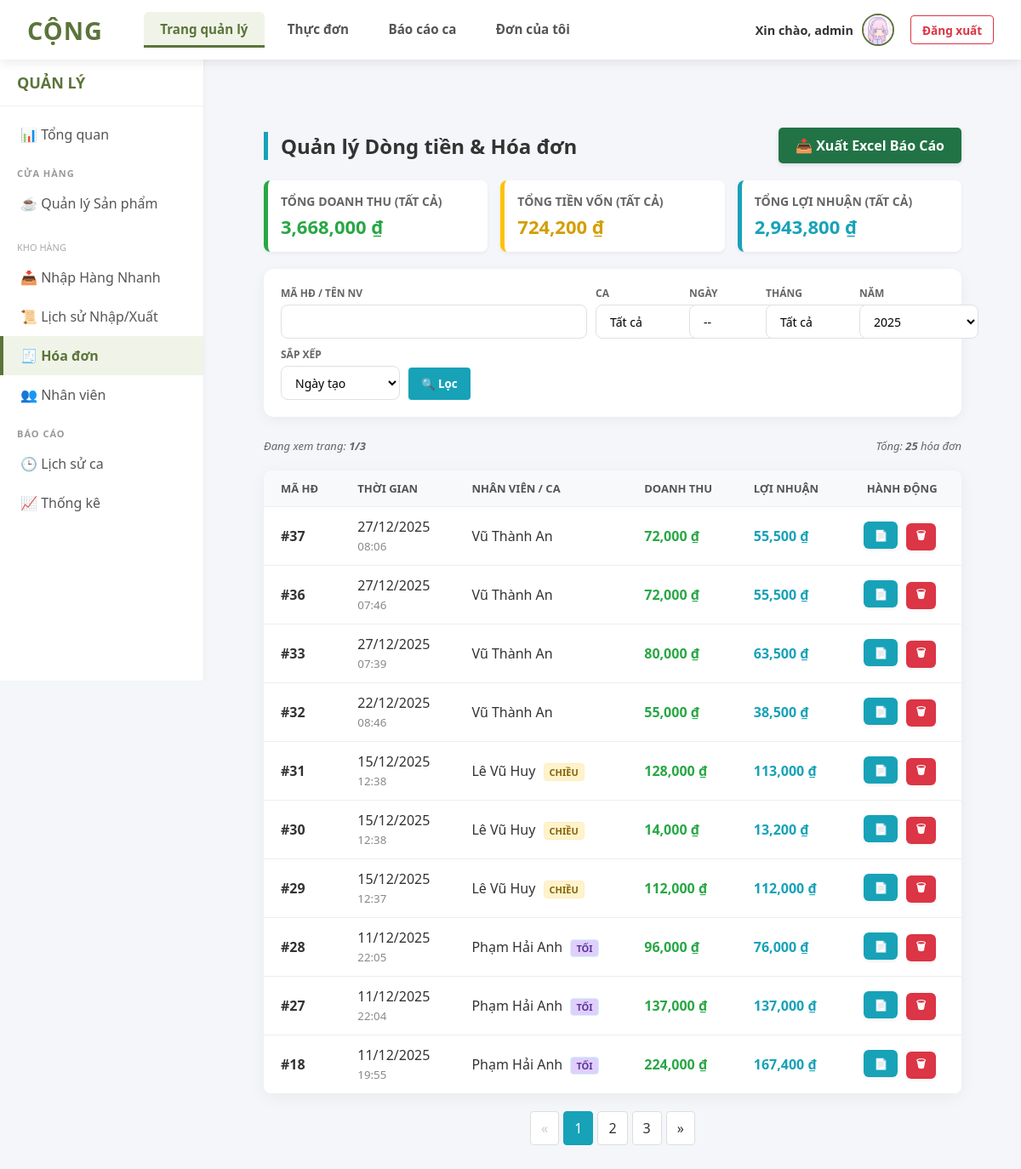
Screenshot of /admin/order_list.php (signed in) with the database file from the repository.
### tables this page shows
CREATE TABLE `users` (
  `id` int(11) NOT NULL,
  `username` varchar(100) NOT NULL,
  `password` varchar(255) NOT NULL COMMENT 'Lưu mật khẩu đã hash',
  `full_name` varchar(255) DEFAULT NULL,
  `role` enum('admin','staff') NOT NULL DEFAULT 'staff',
  `security_code` varchar(50) DEFAULT NULL,
  `shift` varchar(20) DEFAULT 'full',
  `gender` varchar(10) DEFAULT 'Khác',
  `birth_year` int(11) DEFAULT 2000,
  `phone` varchar(20) DEFAULT '',
  `address` text DEFAULT '',
  `avatar` varchar(255) DEFAULT 'default_user.png'
);

CREATE TABLE `orders` (
  `id` int(11) NOT NULL,
  `user_id` int(11) NOT NULL COMMENT 'Nhân viên tạo đơn',
  `order_date` datetime NOT NULL DEFAULT current_timestamp(),
  `total_amount` int(11) NOT NULL,
  `total_cost` decimal(15,0) NOT NULL DEFAULT 0,
  `status` enum('pending','paid','cancelled') NOT NULL DEFAULT 'pending'
);

### admin/order_list.php (the view, shortened to what this page needs)
<?php
require '../includes/header.php';
require '../includes/admin_sidebar.php';
echo '<div class="main-with-sidebar">';
echo '<div class="admin-wrapper" style="margin: 0; max-width: none; flex: 1;">';
$limit = 10;
$page = isset($_GET['page']) && is_numeric($_GET['page']) ? (int)$_GET['page'] : 1;
$offset = ($page - 1) * $limit;
$search = "";
$filter_year  = date('Y');
$sort_by = "orders.order_date";
$order_dir = "DESC";
$where_clause = " WHERE 1=1";
if (!empty($filter_year))  $where_clause .= " AND YEAR(orders.order_date) = '$filter_year'";
$sql_count = "SELECT COUNT(DISTINCT orders.id) as total
              FROM orders
              JOIN users ON orders.user_id = users.id
              $where_clause";
$result_count = mysqli_query($conn, $sql_count);
$row_count = mysqli_fetch_assoc($result_count);
$total_records = $row_count['total'];
$total_pages = ceil($total_records / $limit);
$sql_sum_all = "SELECT
                    SUM(temp_table.total_amount) as grand_revenue,
                    SUM(temp_table.calculated_cost) as grand_cost
                FROM (
                    SELECT
                        orders.total_amount,
                        COALESCE(SUM(order_details.quantity * products.original_price), 0) as calculated_cost
                    FROM orders
                    JOIN users ON orders.user_id = users.id
                    LEFT JOIN order_details ON orders.id = order_details.order_id
                    LEFT JOIN products ON order_details.product_id = products.id
                    $where_clause
                    GROUP BY orders.id
                ) as temp_table";
$result_sum_all = mysqli_query($conn, $sql_sum_all);
$row_sum_all = mysqli_fetch_assoc($result_sum_all);
$sum_revenue = $row_sum_all['grand_revenue'] ?? 0;
$sum_cost    = $row_sum_all['grand_cost'] ?? 0;
$sum_profit  = $sum_revenue - $sum_cost;
$sql = "SELECT
            orders.id,
            orders.order_date,
            orders.total_amount,
            users.full_name,
            users.shift,
            COALESCE(SUM(order_details.quantity * products.original_price), 0) as calculated_cost
        FROM orders
        JOIN users ON orders.user_id = users.id
        LEFT JOIN order_details ON orders.id = order_details.order_id
        LEFT JOIN products ON order_details.product_id = products.id
        $where_clause";
$sql .= " GROUP BY orders.id";
$sql .= " ORDER BY $sort_by $order_dir";
$sql .= " LIMIT $offset, $limit";
$result = mysqli_query($conn, $sql);
$data_rows = [];
if ($result) {
    while ($row = mysqli_fetch_assoc($result)) {
        $revenue = $row['total_amount'];
        $cost    = $row['calculated_cost'];
        $profit  = $revenue - $cost;
        $row['profit'] = $profit;
        $row['cost']   = $cost;
        $data_rows[] = $row;
    }
}
?>
    <div style="display: flex; justify-content: space-between; align-items: center; margin-bottom: 20px;">
        <h2 class="title-order" style="margin: 0;">Quản lý Dòng tiền & Hóa đơn</h2>
        <a href="../excel/export_orders_list_excel.php?<?php echo http_build_query($_GET); ?>" target="_blank"
        style="background: #217346; color: white; padding: 10px 20px; text-decoration: none; border-radius: 5px; font-weight: bold; display: flex; align-items: center; gap: 5px; box-shadow: 0 2px 5px rgba(0,0,0,0.1);">
            📥 Xuất Excel Báo Cáo
        </a>
    </div>
    <div class="dashboard-stats">
        <div class="stat-card card-revenue">
            <h4>Tổng Doanh thu (Tất cả)</h4>
            <div class="value"><?php echo number_format($sum_revenue); ?> ₫</div>
        </div>
        <div class="stat-card card-cost">
            <h4>Tổng Tiền Vốn (Tất cả)</h4>
            <div class="value"><?php echo number_format($sum_cost); ?> ₫</div>
        </div>
        <div class="stat-card card-profit">
            <h4>Tổng Lợi Nhuận (Tất cả)</h4>
            <div class="value"><?php echo number_format($sum_profit); ?> ₫</div>
        </div>
    </div>
    <div class="filter-card">
       <form method="GET" action="" class="filter-row" style="flex-wrap: wrap; gap: 10px;">
           <div class="filter-group" style="flex: 1 1 200px;">
                <label>Mã HĐ / Tên NV</label>
                <input type="text" name="search" class="form-control" value="<?php echo htmlspecialchars($search); ?>">
            </div>
            <div class="filter-group" style="width: 100px;">
                <label>Ca</label>
                <select name="shift" class="form-control">
                    <option value="all">Tất cả</option>
                </select>
            </div>
            <div class="filter-group" style="width: 80px;">
                <label>Ngày</label>
                <select name="day" class="form-control">
                    <option value="">--</option>
                </select>
            </div>
            <div class="filter-group" style="width: 100px;">
                <label>Tháng</label>
                <select name="month" class="form-control">
                    <option value="">Tất cả</option>
                </select>
            </div>
            <div class="filter-group" style="width: 100px;">
                <label>Năm</label>
                <select name="year" class="form-control">
                    <?php $c=date('Y'); for($y=$c; $y>=$c-5; $y--): ?><option value="<?php echo $y; ?>" <?php if($filter_year == $y) echo 'selected'; ?>><?php echo $y; ?></option><?php endfor; ?>
                </select>
            </div>
            <div class="filter-group" style="width: 140px;">
                <label>Sắp xếp</label>
                <select name="sort_by" class="form-control">
                    <option value="date" <?php if($sort_by == 'orders.order_date') echo 'selected'; ?>>Ngày tạo</option>
                </select>
            </div>
            <div class="filter-group action-group" style="display: flex; align-items: flex-end;">
                <button type="submit" class="btn-filter">🔍 Lọc</button>
            </div>
       </form>
    </div>
    <div style="margin-bottom: 15px; font-size: 13px; color: #666; font-style: italic; display:flex; justify-content:space-between;">
        <span>Đang xem trang: <strong><?php echo $page; ?>/<?php echo $total_pages; ?></strong></span>
        <span>Tổng: <strong><?php echo $total_records; ?></strong> hóa đơn</span>
    </div>
    <?php if (!empty($data_rows)): ?>
        <table>
            <thead>
                <tr>
                    <th>Mã HĐ</th>
                    <th>Thời gian</th>
                    <th>Nhân viên / Ca</th>
                    <th>Doanh thu</th>
                    <th>Lợi nhuận</th>
                    <th style="text-align: center;">Hành động</th>
                </tr>
            </thead>
            <tbody>
                <?php foreach ($data_rows as $row): ?>
                <tr>
                    <td><strong>#<?php echo $row['id']; ?></strong></td>
                    <td>
                        <?php echo date('d/m/Y', strtotime($row['order_date'])); ?><br>
                        <small style="color:#888"><?php echo date('H:i', strtotime($row['order_date'])); ?></small>
                    </td>
                    <td>
                        <?php echo htmlspecialchars($row['full_name']); ?>
                        <?php
                            if($row['shift'] == 'sang') echo '<span class="shift-badge shift-sang">Sáng</span>';
                            elseif($row['shift'] == 'chieu') echo '<span class="shift-badge shift-chieu">Chiều</span>';
                            elseif($row['shift'] == 'toi') echo '<span class="shift-badge shift-toi">Tối</span>';
                        ?>
                    </td>
                    <td style="color: #28a745; font-weight: bold;"><?php echo number_format($row['total_amount']); ?> ₫</td>
                    <td style="color: #17A2B8; font-weight: bold;"><?php echo number_format($row['profit']); ?> ₫</td>
                    <td style="text-align: center;">
                        <a href="order_details.php?id=<?php echo $row['id']; ?>" class="btn-action btn-view">📄</a>
                        <a href="order_delete.php?id=<?php echo $row['id']; ?>" onclick="confirmDeleteOrder(event, this.href, '<?php echo $row['id']; ?>')" class="btn-action btn-delete">🗑</a>
                    </td>
                </tr>
                <?php endforeach; ?>
            </tbody>
        </table>
        <?php if ($total_pages > 1): ?>
        <div class="pagination">
            <?php
            function get_url($p) {
                $params = $_GET;
                $params['page'] = $p;
                return '?' . http_build_query($params);
            }
            ?>
            <?php if ($page > 1): ?>
                <a href="<?php echo get_url($page - 1); ?>">«</a>
            <?php else: ?>
                <span class="disabled">«</span>
            <?php endif; ?>
            <?php for ($i = 1; $i <= $total_pages; $i++): ?>
                <?php if ($i == 1 || $i == $total_pages || ($i >= $page - 2 && $i <= $page + 2)): ?>
                    <a href="<?php echo get_url($i); ?>" class="<?php echo ($i == $page) ? 'active' : ''; ?>">
                        <?php echo $i; ?>
                    </a>
                <?php elseif ($i == $page - 3 || $i == $page + 3): ?>
                    <span class="disabled">...</span>
                <?php endif; ?>
            <?php endfor; ?>
            <?php if ($page < $total_pages): ?>
                <a href="<?php echo get_url($page + 1); ?>">»</a>
            <?php else: ?>
                <span class="disabled">»</span>
            <?php endif; ?>
        </div>
        <?php endif; ?>
    <?php else: ?>
        <div style="text-align:center; padding: 40px; background:white; border-radius:8px; color:#777;">
            Không tìm thấy dữ liệu hóa đơn phù hợp.
        </div>
    <?php endif; ?>
<?php
echo '</div>';
echo '</div>';
?>

### includes/header.php (shortened to what this page needs)
<?php
$current_page = basename($_SERVER['PHP_SELF']);
function isActive($page_name, $current_page) {
    if (is_array($page_name)) {
        return in_array($current_page, $page_name) ? 'active' : '';
    }
    return ($current_page == $page_name) ? 'active' : '';
}
$has_image = false; $avatar_url = ""; $first_char = "U"; $profile_link = "#";
if (isset($_SESSION['user_id'])) {
    if ($conn) {
        $uid = intval($_SESSION['user_id']);
        $q_avt = mysqli_query($conn, "SELECT avatar FROM users WHERE id = $uid");
        if ($q_avt && mysqli_num_rows($q_avt) > 0) {
            $r_avt = mysqli_fetch_assoc($q_avt);
            if (!empty($r_avt['avatar']) && $r_avt['avatar'] != 'default_user.png') {
                $has_image = true;
                $avatar_url = "/QuanLyCaPhe/admin/uploads/" . $r_avt['avatar'];
            }
        }
    }
    if (isset($_SESSION['username'])) {
        $first_char = strtoupper(substr($_SESSION['username'], 0, 1));
    }
    $profile_link = "/QuanLyCaPhe/admin/user_view.php?id=" . $uid;
}
?>
<!DOCTYPE html>
<html lang="vi">
<head>
    <link rel="stylesheet" href="/QuanLyCaPhe/css/admin_style.css">
    <link rel="stylesheet" href="/QuanLyCaPhe/css/header_style.css">
</head>
<body>
<header>
    <div class="header-container">
        <div class="header-left">
            <a href="/QuanLyCaPhe/index.php" class="logo">Cộng</a>
            <?php if (isset($_SESSION['user_id'])): ?>
            <nav>
                <ul>
                    <?php if ($_SESSION['role'] == 'admin'): ?>
                        <?php
                        $admin_pages = [
                            'dashboard.php',
                            'product_list.php', 'product_add.php', 'product_edit.php',
                            'order_list.php', 'order_details.php',
                            'user_list.php', 'user_add.php', 'user_edit.php', 'user_view.php',
                            'shift_history.php', 'stats.php'
                        ];
                        ?>
                        <li>
                            <a href="/QuanLyCaPhe/admin/dashboard.php" class="<?php echo isActive($admin_pages, $current_page); ?>">
                                Trang quản lý
                            </a>
                        </li>
                    <?php endif; ?>
                    <li>
                        <a href="/QuanLyCaPhe/pos/pos.php" class="<?php echo isActive('pos.php', $current_page); ?>">
                            Thực đơn
                        </a>
                    </li>
                    <li>
                        <a href="/QuanLyCaPhe/pos/shift_report.php" class="<?php echo isActive('shift_report.php', $current_page); ?>">
                            Báo cáo ca
                        </a>
                    </li>
                    <li>
                        <a href="/QuanLyCaPhe/pos/my_orders.php" class="<?php echo isActive('my_orders.php', $current_page); ?>">
                            Đơn của tôi
                        </a>
                    </li>
                </ul>
            </nav>
            <?php endif; ?>
        </div>
        <?php if (isset($_SESSION['user_id'])): ?>
            <div class="user-info">
                <a href="<?php echo $profile_link; ?>" style="display:flex; align-items:center; gap:10px; text-decoration:none; color:#333;">
                    <span>Xin chào, <?php echo htmlspecialchars($_SESSION['username']); ?></span>
                    <?php if ($has_image): ?>
                        <img src="<?php echo $avatar_url; ?>" class="avatar-img" alt="Avt">
                    <?php else: ?>
                        <div class="avatar-letter"><?php echo $first_char; ?></div>
                    <?php endif; ?>
                </a>
                <a href="/QuanLyCaPhe/logout.php" class="logout-link">Đăng xuất</a>
            </div>
        <?php else: ?>
            <div class="user-info">
                <a href="/QuanLyCaPhe/login.php" class="logout-link" style="color: #007bff; border-color: #007bff;">Đăng nhập</a>
            </div>
        <?php endif; ?>
    </div>
</header>
<main class="content">

### rows the page displays
users: avatar (picture)
orders: id "37", order_date "27/12/2025", order_date "08:06", user.full_name "Vũ Thành An", total_amount "72,000", profit "55,500"
orders: id "36", order_date "27/12/2025", order_date "07:46", user.full_name "Vũ Thành An", total_amount "72,000", profit "55,500"
orders: id "33", order_date "27/12/2025", order_date "07:39", user.full_name "Vũ Thành An", total_amount "80,000", profit "63,500"
orders: id "32", order_date "22/12/2025", order_date "08:46", user.full_name "Vũ Thành An", total_amount "55,000", profit "38,500"
orders: id "31", order_date "15/12/2025", order_date "12:38", user.full_name "Lê Vũ Huy", shows "CHIỀU", total_amount "128,000", profit "113,000"
orders: id "30", order_date "15/12/2025", order_date "12:38", user.full_name "Lê Vũ Huy", shows "CHIỀU", total_amount "14,000", profit "13,200"
orders: id "29", order_date "15/12/2025", order_date "12:37", user.full_name "Lê Vũ Huy", shows "CHIỀU", total_amount "112,000"
orders: id "28", order_date "11/12/2025", order_date "22:05", user.full_name "Phạm Hải Anh", shows "TỐI", total_amount "96,000", profit "76,000"
orders: id "27", order_date "11/12/2025", order_date "22:04", user.full_name "Phạm Hải Anh", shows "TỐI", total_amount "137,000"
orders: id "18", order_date "11/12/2025", order_date "19:55", user.full_name "Phạm Hải Anh", shows "TỐI", total_amount "224,000", profit "167,400"

### other values shown
$_SESSION['username'] "admin"
$sum_revenue "3,668,000"
$sum_cost "724,200"
$sum_profit "2,943,800"
$page "1"
$total_pages "3"
$total_records "25"
form field year "2025"
